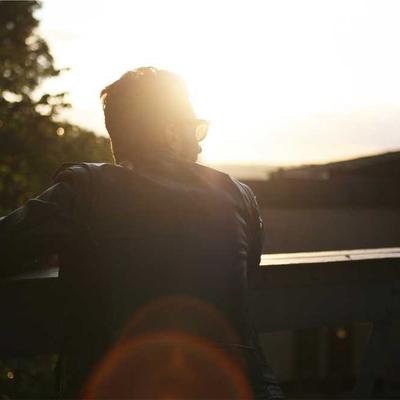
#> input picture Assignment11/sample.jpg, 400 x 400 px
$ python 05_shapes_text.py
#> lines starting #> are read from the running program, lines starting #| are printed output that depends on the picture
import cv2

img = cv2.imread('sample.jpg')
#> img is the input picture: shape (400, 400, 3); mean B, G, R 101.7, 113.5, 122.9

# Rectangle
cv2.rectangle(img, (50,50), (200,200), (255,0,0), 2)

# Text
cv2.putText(img, "Hello", (60, 40),
            cv2.FONT_HERSHEY_SIMPLEX,
            1, (0,255,0), 2)
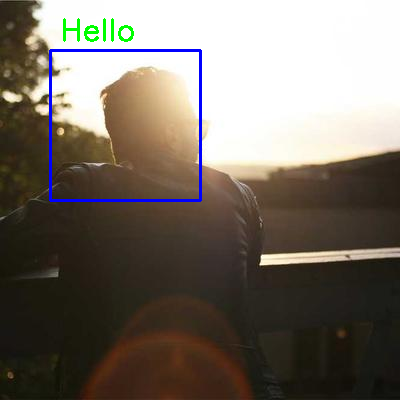
#> img: shape (400, 400, 3); mean B, G, R 102, 111.8, 120.1

cv2.imshow('Shapes & Text', img)
cv2.waitKey(0)
cv2.destroyAllWindows()

$ run again, with Assignment11/01_code.png saved as Assignment11/sample.jpg
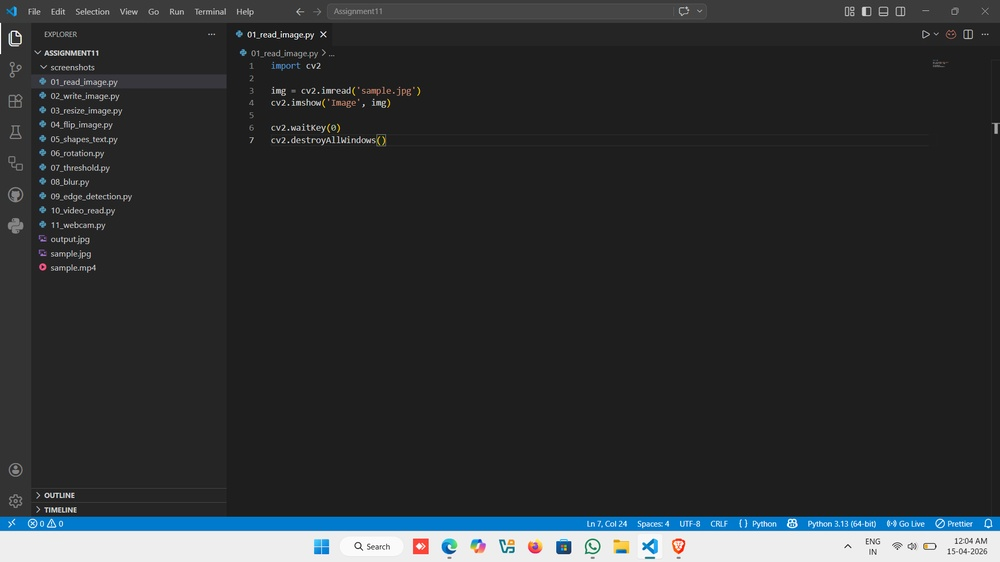
#> input picture Assignment11/01_code.png, 1000 x 562 px, shrunk from 1920 x 1080 before the run
#> img is the input picture: shape (562, 1000, 3); mean B, G, R 50.3, 48.3, 45.4
#> `cv2.putText(img, "Hello", (60, 40), cv2.FONT_HERSHEY_SIMPLEX, 1, (0,25..`:
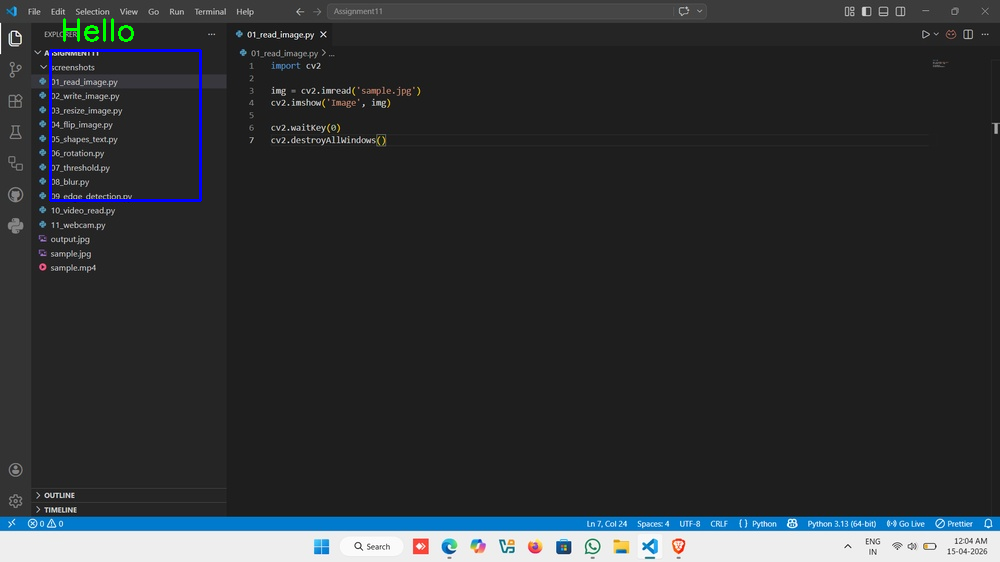
#> img: shape (562, 1000, 3); mean B, G, R 50.9, 48.4, 45.2

$ run again, with Assignment11/03_code.png saved as Assignment11/sample.jpg
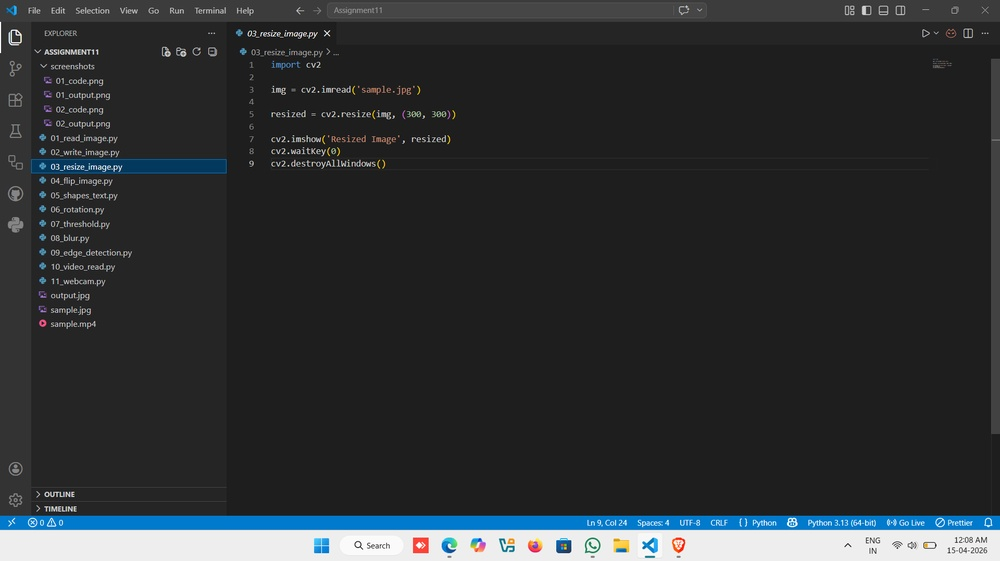
#> input picture Assignment11/03_code.png, 1000 x 561 px, shrunk from 1920 x 1078 before the run
#> img is the input picture: shape (561, 1000, 3); mean B, G, R 51, 48.8, 45.6
#> `cv2.putText(img, "Hello", (60, 40), cv2.FONT_HERSHEY_SIMPLEX, 1, (0,25..`:
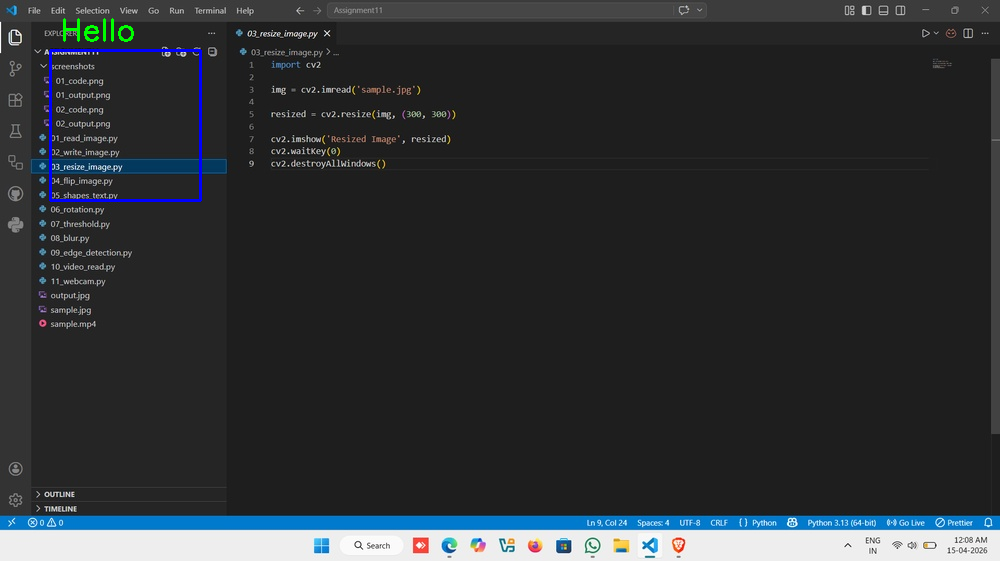
#> img: shape (561, 1000, 3); mean B, G, R 51.6, 48.9, 45.4
